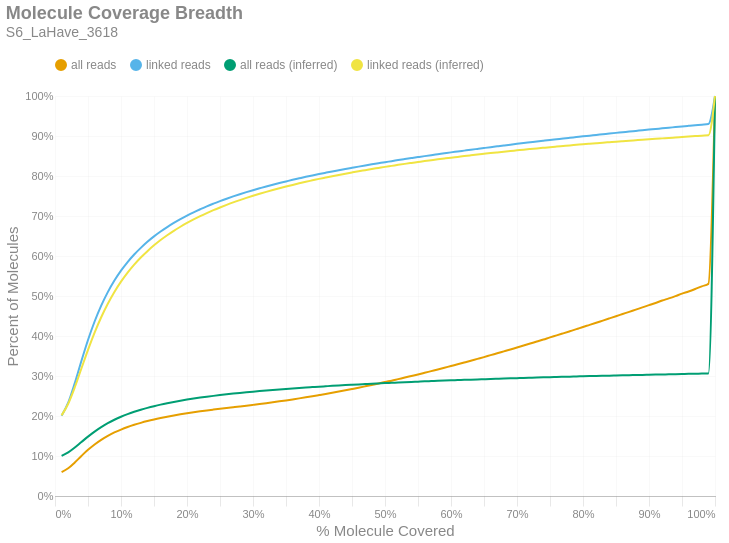

Write notebook code for a chart like this one.
### Markdown cell above
### Molecule Read Coverage
This chart shows molecule coverage breadth as computed by the number of bases aligned to that molecule. In other words, "*how much of each unique long molecule is actually sequenced/aligned?*" Keep in mind there is a distinction between sequences and alignments, since some sequences belonging to a particular molecule may not align well and wouldn't appear in the alignment data. This chart also shows molecule coverage breadth as computed by the *inferred fragment* from which the aligned sequences originate. Unlike read coverage, this calculation takes into account the total insert size, including unsequenced gaps between the forward and reverse reads. Like the previous figures, these are cumulative percents.

### Code cell
if SKIPLR:
    print_html(f"Skipped")
else:
    binned_df = consolidated_hist(valids['coverage_bp'], mask, 0.01, True)
    binned_df_inf = consolidated_hist(valids['coverage_inserts'], mask, 0.01, True)
    binned_df = binned_df.with_columns(pl.lit(binned_df_inf['all reads (cumsum)']).alias('all reads (inferred)'))
    binned_df = binned_df.with_columns(pl.lit(binned_df_inf['linked reads (cumsum)']).alias('linked reads (inferred)'))
    binned_df = binned_df.with_columns(
        (pl.col('bin').cast(pl.Float64) + 0.01).alias('right_edge')
    )

    with SafeRender(binned_df):
        (
            density_plot(binned_df, 'Molecule Coverage Breadth', samplename, 'molcov', ['all reads (inferred)','linked reads (inferred)'])
            .encode(
                #x=alt.X('bin:Q', title="% Molecule Covered").axis(format = '%').scale(padding=0),
                x=alt.X('right_edge:Q', title="% Molecule Covered").axis(format='%').scale(padding=0),
                y=alt.Y('value:Q', title='Percent of Molecules')
                    .axis(format='%')
                    .stack(False)
                    .scale(domainMin=0, padding=0),
                color=alt.Color("key:N").scale(domain = ["all reads", "linked reads", "all reads (inferred)", "linked reads (inferred)"]),
                tooltip = [
                    alt.Tooltip("key:N", title = "Data Type"),
                    alt.Tooltip("range_label:N", title="% Molecule Covered"),
                    alt.Tooltip("value:Q", format = ".2%", title="% Molecules")
                ]
            )
        ).display()

### Figure 1 — Vega-Lite specification as saved in the notebook (floating-point values rounded to 4 significant figures)
{"width": "container", "height": 400, "config": {"title": {"anchor": "start", "dy": -15, "fontSize": 18, "color": "#888888", "subtitleColor": "#888888", "subtitleFontSize": 14}, "arc": {"fill": "#0072B2"}, "axis": {"domainColor": "#888888", "domainWidth": 0.5, "gridWidth": 0.2, "grid": false, "titleFontWeight": 400, "titleFontSize": 15, "labelFontSize": 11, "labelColor": "#888888", "tickColor": "#888888", "tickWidth": 0.2, "titleColor": "#888888"}, "axisBand": {"grid": false}, "axisX": {"grid": true, "tickSize": 10, "domainCap": "round"}, "axisY": {"domain": false, "grid": true, "tickSize": 0, "domainCap": "round"}, "background": "transparent", "header": {"labelFontSize": 15, "labelColor": "#888888", "titleFontSize": 15, "titleFontWeight": 600, "titleColor": "#888888"}, "legend": {"labelFont": "sans-serif", "labelFontSize": 12, "labelColor": "#888888", "symbolSize": 100, "symbolType": "circle", "titleFontSize": 12, "titlePadding": 10, "titleColor": "#888888", "title": null, "orient": "top"}, "range": {"category": ["#E69F00", "#56B4E9", "#009E73", "#F0E442", "#0072B2", "#D55E00", "#CC79A7", "#000000"], "diverging": ["#cfe8f3", "#a2d4ec", "#73bfe2", "#46abdb", "#1696d2", "#12719e"]}, "area": {"fill": "#0072B2", "fillOpacity": 0.7, "line": true, "strokeOpacity": 0.7}, "line": {"color": "#0072B2", "stroke": "#0072B2", "strokeWidth": 2}, "trail": {"color": "#0072B2", "stroke": "#0072B2", "strokeWidth": 0, "size": 1}, "point": {"filled": true, "fillOpacity": 1.0, "size": 95}, "text": {"color": "#888888", "fontSize": 11, "align": "right", "fontWeight": 400, "size": 11}, "bar": {"fill": "#0072B2", "stroke": null}, "view": {"stroke": null, "continuousWidth": 660, "continuousHeight": 400}}, "data": {"name": "data-96473ac7eb64d1e7a03e0049aa2f3d5b"}, "mark": {"type": "line", "interpolate": "monotone", "point": {"opacity": 0, "size": 275}}, "encoding": {"color": {"field": "key", "scale": {"domain": ["all reads", "linked reads", "all reads (inferred)", "linked reads (inferred)"]}, "type": "nominal"}, "tooltip": [{"field": "key", "title": "Data Type", "type": "nominal"}, {"field": "range_label", "title": "% Molecule Covered", "type": "nominal"}, {"field": "value", "format": ".2%", "title": "% Molecules", "type": "quantitative"}], "x": {"axis": {"format": "%"}, "field": "right_edge", "scale": {"padding": 0}, "title": "% Molecule Covered", "type": "quantitative"}, "y": {"axis": {"format": "%"}, "field": "value", "scale": {"domainMin": 0, "padding": 0}, "stack": false, "title": "Percent of Molecules", "type": "quantitative"}}, "params": [{"name": "param_c36ac31b6afebe62", "select": {"type": "point", "fields": ["key"]}, "bind": "legend"}], "title": {"text": "Molecule Coverage Breadth", "subtitle": "S6_LaHave_3618"}, "transform": [{"fold": ["all reads (cumsum)", "linked reads (cumsum)", "all reads (inferred)", "linked reads (inferred)"]}, {"calculate": "replace(datum.key, ' (cumsum)', '')", "as": "key"}, {"filter": {"param": "param_c36ac31b6afebe62"}}], "usermeta": {"embedOptions": {"downloadFileName": "S6_LaHave_3618.molcov"}}, "$schema": "https://vega.github.io/schema/vega-lite/v6.1.0.json", "datasets": {"data-96473ac7eb64d1e7a03e0049aa2f3d5b": [{"bin": "0.0", "interval": "0.0-0.01", "all reads": 0.05982, "linked reads": 0.2007, "all reads (cumsum)": 0.05982, "linked reads (cumsum)": 0.2007, "range_label": "0.0-0.01", "all reads (inferred)": 0.1003, "linked reads (inferred)": 0.2016, "right_edge": 0.01}, {"bin": "0.01", "interval": "0.01-0.02", "all reads": 0.009628, "linked reads": 0.03241, "all reads (cumsum)": 0.06945, "linked reads (cumsum)": 0.2331, "range_label": "0.01-0.02", "all reads (inferred)": 0.109, "linked reads (inferred)": 0.2307, "right_edge": 0.02}, {"bin": "0.02", "interval": "0.02-0.03", "all reads": 0.01448, "linked reads": 0.04929, "all reads (cumsum)": 0.08393, "linked reads (cumsum)": 0.2824, "range_label": "0.02-0.03", "all reads (inferred)": 0.1212, "linked reads (inferred)": 0.2719, "right_edge": 0.03}, {"bin": "0.03", "interval": "0.03-0.04", "all reads": 0.01616, "linked reads": 0.05518, "all reads (cumsum)": 0.1001, "linked reads (cumsum)": 0.3376, "range_label": "0.03-0.04", "all reads (inferred)": 0.1349, "linked reads (inferred)": 0.3187, "right_edge": 0.04}, {"bin": "0.04", "interval": "0.04-0.05", "all reads": 0.01532, "linked reads": 0.05246, "all reads (cumsum)": 0.1154, "linked reads (cumsum)": 0.3901, "range_label": "0.04-0.05", "all reads (inferred)": 0.1485, "linked reads (inferred)": 0.3654, "right_edge": 0.05}, {"bin": "0.05", "interval": "0.05-0.06", "all reads": 0.01349, "linked reads": 0.04616, "all reads (cumsum)": 0.1289, "linked reads (cumsum)": 0.4362, "range_label": "0.05-0.06", "all reads (inferred)": 0.161, "linked reads (inferred)": 0.4085, "right_edge": 0.06}, {"bin": "0.06", "interval": "0.06-0.07", "all reads": 0.01159, "linked reads": 0.03965, "all reads (cumsum)": 0.1405, "linked reads (cumsum)": 0.4759, "range_label": "0.06-0.07", "all reads (inferred)": 0.1722, "linked reads (inferred)": 0.4469, "right_edge": 0.07}, {"bin": "0.07", "interval": "0.07-0.08", "all reads": 0.009886, "linked reads": 0.03382, "all reads (cumsum)": 0.1504, "linked reads (cumsum)": 0.5097, "range_label": "0.07-0.08", "all reads (inferred)": 0.1821, "linked reads (inferred)": 0.4807, "right_edge": 0.08}, {"bin": "0.08", "interval": "0.08-0.09", "all reads": 0.008474, "linked reads": 0.02896, "all reads (cumsum)": 0.1588, "linked reads (cumsum)": 0.5387, "range_label": "0.08-0.09", "all reads (inferred)": 0.1906, "linked reads (inferred)": 0.5102, "right_edge": 0.09}, {"bin": "0.09", "interval": "0.09-0.1", "all reads": 0.007266, "linked reads": 0.02476, "all reads (cumsum)": 0.1661, "linked reads (cumsum)": 0.5634, "range_label": "0.09-0.1", "all reads (inferred)": 0.1981, "linked reads (inferred)": 0.5358, "right_edge": 0.1}, {"bin": "0.1", "interval": "0.1-0.11", "all reads": 0.006319, "linked reads": 0.02148, "all reads (cumsum)": 0.1724, "linked reads (cumsum)": 0.5849, "range_label": "0.1-0.11", "all reads (inferred)": 0.2047, "linked reads (inferred)": 0.5584, "right_edge": 0.11}, {"bin": "0.11", "interval": "0.11-0.12", "all reads": 0.005537, "linked reads": 0.01884, "all reads (cumsum)": 0.178, "linked reads (cumsum)": 0.6038, "range_label": "0.11-0.12", "all reads (inferred)": 0.2105, "linked reads (inferred)": 0.5783, "right_edge": 0.12}, {"bin": "0.12", "interval": "0.12-0.13", "all reads": 0.004896, "linked reads": 0.01663, "all reads (cumsum)": 0.1829, "linked reads (cumsum)": 0.6204, "range_label": "0.12-0.13", "all reads (inferred)": 0.2157, "linked reads (inferred)": 0.5962, "right_edge": 0.13}, {"bin": "0.13", "interval": "0.13-0.14", "all reads": 0.004445, "linked reads": 0.01509, "all reads (cumsum)": 0.1873, "linked reads (cumsum)": 0.6355, "range_label": "0.13-0.14", "all reads (inferred)": 0.2204, "linked reads (inferred)": 0.6121, "right_edge": 0.14}, {"bin": "0.14", "interval": "0.14-0.15", "all reads": 0.003992, "linked reads": 0.01352, "all reads (cumsum)": 0.1913, "linked reads (cumsum)": 0.649, "range_label": "0.14-0.15", "all reads (inferred)": 0.2246, "linked reads (inferred)": 0.6266, "right_edge": 0.15}, {"bin": "0.15", "interval": "0.15-0.16", "all reads": 0.003615, "linked reads": 0.01219, "all reads (cumsum)": 0.1949, "linked reads (cumsum)": 0.6612, "range_label": "0.15-0.16", "all reads (inferred)": 0.2285, "linked reads (inferred)": 0.6399, "right_edge": 0.16}, {"bin": "0.16", "interval": "0.16-0.17", "all reads": 0.00332, "linked reads": 0.01115, "all reads (cumsum)": 0.1982, "linked reads (cumsum)": 0.6723, "range_label": "0.16-0.17", "all reads (inferred)": 0.232, "linked reads (inferred)": 0.6519, "right_edge": 0.17}, {"bin": "0.17", "interval": "0.17-0.18", "all reads": 0.003081, "linked reads": 0.0103, "all reads (cumsum)": 0.2013, "linked reads (cumsum)": 0.6826, "range_label": "0.17-0.18", "all reads (inferred)": 0.2352, "linked reads (inferred)": 0.6629, "right_edge": 0.18}, {"bin": "0.18", "interval": "0.18-0.19", "all reads": 0.002849, "linked reads": 0.009452, "all reads (cumsum)": 0.2042, "linked reads (cumsum)": 0.6921, "range_label": "0.18-0.19", "all reads (inferred)": 0.2382, "linked reads (inferred)": 0.6732, "right_edge": 0.19}, {"bin": "0.19", "interval": "0.19-0.2", "all reads": 0.002687, "linked reads": 0.008869, "all reads (cumsum)": 0.2069, "linked reads (cumsum)": 0.701, "range_label": "0.19-0.2", "all reads (inferred)": 0.241, "linked reads (inferred)": 0.6827, "right_edge": 0.2}, {"bin": "0.2", "interval": "0.2-0.21", "all reads": 0.002509, "linked reads": 0.008252, "all reads (cumsum)": 0.2094, "linked reads (cumsum)": 0.7092, "range_label": "0.2-0.21", "all reads (inferred)": 0.2436, "linked reads (inferred)": 0.6914, "right_edge": 0.21}, {"bin": "0.21", "interval": "0.21-0.22", "all reads": 0.002349, "linked reads": 0.007593, "all reads (cumsum)": 0.2117, "linked reads (cumsum)": 0.7168, "range_label": "0.21-0.22", "all reads (inferred)": 0.246, "linked reads (inferred)": 0.6997, "right_edge": 0.22}, {"bin": "0.22", "interval": "0.22-0.23", "all reads": 0.002269, "linked reads": 0.007302, "all reads (cumsum)": 0.214, "linked reads (cumsum)": 0.7241, "range_label": "0.22-0.23", "all reads (inferred)": 0.2482, "linked reads (inferred)": 0.7073, "right_edge": 0.23}, {"bin": "0.23", "interval": "0.23-0.24", "all reads": 0.00211, "linked reads": 0.006698, "all reads (cumsum)": 0.2161, "linked reads (cumsum)": 0.7308, "range_label": "0.23-0.24", "all reads (inferred)": 0.2503, "linked reads (inferred)": 0.7145, "right_edge": 0.24}, {"bin": "0.24", "interval": "0.24-0.25", "all reads": 0.002044, "linked reads": 0.006411, "all reads (cumsum)": 0.2181, "linked reads (cumsum)": 0.7372, "range_label": "0.24-0.25", "all reads (inferred)": 0.2523, "linked reads (inferred)": 0.7213, "right_edge": 0.25}, {"bin": "0.25", "interval": "0.25-0.26", "all reads": 0.001938, "linked reads": 0.006021, "all reads (cumsum)": 0.2201, "linked reads (cumsum)": 0.7432, "range_label": "0.25-0.26", "all reads (inferred)": 0.2542, "linked reads (inferred)": 0.7278, "right_edge": 0.26}, {"bin": "0.26", "interval": "0.26-0.27", "all reads": 0.001888, "linked reads": 0.005731, "all reads (cumsum)": 0.222, "linked reads (cumsum)": 0.749, "range_label": "0.26-0.27", "all reads (inferred)": 0.256, "linked reads (inferred)": 0.734, "right_edge": 0.27}, {"bin": "0.27", "interval": "0.27-0.28", "all reads": 0.001895, "linked reads": 0.005447, "all reads (cumsum)": 0.2239, "linked reads (cumsum)": 0.7544, "range_label": "0.27-0.28", "all reads (inferred)": 0.2577, "linked reads (inferred)": 0.7397, "right_edge": 0.28}, {"bin": "0.28", "interval": "0.28-0.29", "all reads": 0.001934, "linked reads": 0.00518, "all reads (cumsum)": 0.2258, "linked reads (cumsum)": 0.7596, "range_label": "0.28-0.29", "all reads (inferred)": 0.2593, "linked reads (inferred)": 0.7452, "right_edge": 0.29}, {"bin": "0.29", "interval": "0.29-0.3", "all reads": 0.002019, "linked reads": 0.004984, "all reads (cumsum)": 0.2278, "linked reads (cumsum)": 0.7646, "range_label": "0.29-0.3", "all reads (inferred)": 0.2609, "linked reads (inferred)": 0.7505, "right_edge": 0.3}, {"bin": "0.3", "interval": "0.3-0.31", "all reads": 0.002057, "linked reads": 0.004676, "all reads (cumsum)": 0.2299, "linked reads (cumsum)": 0.7693, "range_label": "0.3-0.31", "all reads (inferred)": 0.2624, "linked reads (inferred)": 0.7556, "right_edge": 0.31}, {"bin": "0.31", "interval": "0.31-0.32", "all reads": 0.002178, "linked reads": 0.004615, "all reads (cumsum)": 0.2321, "linked reads (cumsum)": 0.7739, "range_label": "0.31-0.32", "all reads (inferred)": 0.2638, "linked reads (inferred)": 0.7604, "right_edge": 0.32}, {"bin": "0.32", "interval": "0.32-0.33", "all reads": 0.002249, "linked reads": 0.004355, "all reads (cumsum)": 0.2343, "linked reads (cumsum)": 0.7782, "range_label": "0.32-0.33", "all reads (inferred)": 0.2651, "linked reads (inferred)": 0.765, "right_edge": 0.33}, {"bin": "0.33", "interval": "0.33-0.34", "all reads": 0.002302, "linked reads": 0.004155, "all reads (cumsum)": 0.2366, "linked reads (cumsum)": 0.7824, "range_label": "0.33-0.34", "all reads (inferred)": 0.2664, "linked reads (inferred)": 0.7694, "right_edge": 0.34}, {"bin": "0.34", "interval": "0.34-0.35", "all reads": 0.002382, "linked reads": 0.004028, "all reads (cumsum)": 0.239, "linked reads (cumsum)": 0.7864, "range_label": "0.34-0.35", "all reads (inferred)": 0.2677, "linked reads (inferred)": 0.7736, "right_edge": 0.35}, {"bin": "0.35", "interval": "0.35-0.36", "all reads": 0.002521, "linked reads": 0.004039, "all reads (cumsum)": 0.2415, "linked reads (cumsum)": 0.7904, "range_label": "0.35-0.36", "all reads (inferred)": 0.2689, "linked reads (inferred)": 0.7777, "right_edge": 0.36}, {"bin": "0.36", "interval": "0.36-0.37", "all reads": 0.002551, "linked reads": 0.003736, "all reads (cumsum)": 0.2441, "linked reads (cumsum)": 0.7942, "range_label": "0.36-0.37", "all reads (inferred)": 0.2701, "linked reads (inferred)": 0.7817, "right_edge": 0.37}, {"bin": "0.37", "interval": "0.37-0.38", "all reads": 0.002668, "linked reads": 0.003711, "all reads (cumsum)": 0.2467, "linked reads (cumsum)": 0.7979, "range_label": "0.37-0.38", "all reads (inferred)": 0.2712, "linked reads (inferred)": 0.7855, "right_edge": 0.38}, {"bin": "0.38", "interval": "0.38-0.39", "all reads": 0.002739, "linked reads": 0.003562, "all reads (cumsum)": 0.2495, "linked reads (cumsum)": 0.8015, "range_label": "0.38-0.39", "all reads (inferred)": 0.2723, "linked reads (inferred)": 0.7892, "right_edge": 0.39}, {"bin": "0.39", "interval": "0.39-0.4", "all reads": 0.002822, "linked reads": 0.003418, "all reads (cumsum)": 0.2523, "linked reads (cumsum)": 0.8049, "range_label": "0.39-0.4", "all reads (inferred)": 0.2734, "linked reads (inferred)": 0.7928, "right_edge": 0.4}, {"bin": "0.4", "interval": "0.4-0.41", "all reads": 0.002858, "linked reads": 0.003275, "all reads (cumsum)": 0.2551, "linked reads (cumsum)": 0.8081, "range_label": "0.4-0.41", "all reads (inferred)": 0.2744, "linked reads (inferred)": 0.7962, "right_edge": 0.41}, {"bin": "0.41", "interval": "0.41-0.42", "all reads": 0.00296, "linked reads": 0.003219, "all reads (cumsum)": 0.2581, "linked reads (cumsum)": 0.8114, "range_label": "0.41-0.42", "all reads (inferred)": 0.2753, "linked reads (inferred)": 0.7995, "right_edge": 0.42}, {"bin": "0.42", "interval": "0.42-0.43", "all reads": 0.003068, "linked reads": 0.003081, "all reads (cumsum)": 0.2612, "linked reads (cumsum)": 0.8144, "range_label": "0.42-0.43", "all reads (inferred)": 0.2763, "linked reads (inferred)": 0.8027, "right_edge": 0.43}, {"bin": "0.43", "interval": "0.43-0.44", "all reads": 0.003129, "linked reads": 0.003039, "all reads (cumsum)": 0.2643, "linked reads (cumsum)": 0.8175, "range_label": "0.43-0.44", "all reads (inferred)": 0.2772, "linked reads (inferred)": 0.8059, "right_edge": 0.44}, {"bin": "0.44", "interval": "0.44-0.45", "all reads": 0.003225, "linked reads": 0.002994, "all reads (cumsum)": 0.2675, "linked reads (cumsum)": 0.8205, "range_label": "0.44-0.45", "all reads (inferred)": 0.2781, "linked reads (inferred)": 0.8089, "right_edge": 0.45}, {"bin": "0.45", "interval": "0.45-0.46", "all reads": 0.003283, "linked reads": 0.002976, "all reads (cumsum)": 0.2708, "linked reads (cumsum)": 0.8235, "range_label": "0.45-0.46", "all reads (inferred)": 0.279, "linked reads (inferred)": 0.8118, "right_edge": 0.46}, {"bin": "0.46", "interval": "0.46-0.47", "all reads": 0.00341, "linked reads": 0.002873, "all reads (cumsum)": 0.2742, "linked reads (cumsum)": 0.8263, "range_label": "0.46-0.47", "all reads (inferred)": 0.2798, "linked reads (inferred)": 0.8146, "right_edge": 0.47}, {"bin": "0.47", "interval": "0.47-0.48", "all reads": 0.00347, "linked reads": 0.002792, "all reads (cumsum)": 0.2777, "linked reads (cumsum)": 0.8291, "range_label": "0.47-0.48", "all reads (inferred)": 0.2807, "linked reads (inferred)": 0.8175, "right_edge": 0.48}, {"bin": "0.48", "interval": "0.48-0.49", "all reads": 0.003453, "linked reads": 0.002716, "all reads (cumsum)": 0.2811, "linked reads (cumsum)": 0.8318, "range_label": "0.48-0.49", "all reads (inferred)": 0.2815, "linked reads (inferred)": 0.8201, "right_edge": 0.49}, {"bin": "0.49", "interval": "0.49-0.5", "all reads": 0.003853, "linked reads": 0.002775, "all reads (cumsum)": 0.285, "linked reads (cumsum)": 0.8346, "range_label": "0.49-0.5", "all reads (inferred)": 0.2823, "linked reads (inferred)": 0.8228, "right_edge": 0.5}, {"bin": "0.5", "interval": "0.5-0.51", "all reads": 0.003384, "linked reads": 0.002471, "all reads (cumsum)": 0.2884, "linked reads (cumsum)": 0.8371, "range_label": "0.5-0.51", "all reads (inferred)": 0.283, "linked reads (inferred)": 0.8253, "right_edge": 0.51}, {"bin": "0.51", "interval": "0.51-0.52", "all reads": 0.003859, "linked reads": 0.002653, "all reads (cumsum)": 0.2922, "linked reads (cumsum)": 0.8397, "range_label": "0.51-0.52", "all reads (inferred)": 0.2838, "linked reads (inferred)": 0.8279, "right_edge": 0.52}, {"bin": "0.52", "interval": "0.52-0.53", "all reads": 0.003781, "linked reads": 0.002531, "all reads (cumsum)": 0.296, "linked reads (cumsum)": 0.8423, "range_label": "0.52-0.53", "all reads (inferred)": 0.2845, "linked reads (inferred)": 0.8303, "right_edge": 0.53}, {"bin": "0.53", "interval": "0.53-0.54", "all reads": 0.003929, "linked reads": 0.002492, "all reads (cumsum)": 0.2999, "linked reads (cumsum)": 0.8448, "range_label": "0.53-0.54", "all reads (inferred)": 0.2852, "linked reads (inferred)": 0.8326, "right_edge": 0.54}, {"bin": "0.54", "interval": "0.54-0.55", "all reads": 0.003916, "linked reads": 0.002486, "all reads (cumsum)": 0.3039, "linked reads (cumsum)": 0.8472, "range_label": "0.54-0.55", "all reads (inferred)": 0.2859, "linked reads (inferred)": 0.835, "right_edge": 0.55}, {"bin": "0.55", "interval": "0.55-0.56", "all reads": 0.004117, "linked reads": 0.002466, "all reads (cumsum)": 0.308, "linked reads (cumsum)": 0.8497, "range_label": "0.55-0.56", "all reads (inferred)": 0.2866, "linked reads (inferred)": 0.8373, "right_edge": 0.56}, {"bin": "0.56", "interval": "0.56-0.57", "all reads": 0.004157, "linked reads": 0.002402, "all reads (cumsum)": 0.3121, "linked reads (cumsum)": 0.8521, "range_label": "0.56-0.57", "all reads (inferred)": 0.2873, "linked reads (inferred)": 0.8394, "right_edge": 0.57}, {"bin": "0.57", "interval": "0.57-0.58", "all reads": 0.004138, "linked reads": 0.002314, "all reads (cumsum)": 0.3163, "linked reads (cumsum)": 0.8544, "range_label": "0.57-0.58", "all reads (inferred)": 0.2879, "linked reads (inferred)": 0.8416, "right_edge": 0.58}, {"bin": "0.58", "interval": "0.58-0.59", "all reads": 0.004238, "linked reads": 0.002318, "all reads (cumsum)": 0.3205, "linked reads (cumsum)": 0.8567, "range_label": "0.58-0.59", "all reads (inferred)": 0.2885, "linked reads (inferred)": 0.8437, "right_edge": 0.59}, {"bin": "0.59", "interval": "0.59-0.6", "all reads": 0.004418, "linked reads": 0.002316, "all reads (cumsum)": 0.3249, "linked reads (cumsum)": 0.8591, "range_label": "0.59-0.6", "all reads (inferred)": 0.2892, "linked reads (inferred)": 0.8458, "right_edge": 0.6}, {"bin": "0.6", "interval": "0.6-0.61", "all reads": 0.004242, "linked reads": 0.00216, "all reads (cumsum)": 0.3292, "linked reads (cumsum)": 0.8612, "range_label": "0.6-0.61", "all reads (inferred)": 0.2898, "linked reads (inferred)": 0.8478, "right_edge": 0.61}, {"bin": "0.61", "interval": "0.61-0.62", "all reads": 0.004472, "linked reads": 0.002205, "all reads (cumsum)": 0.3336, "linked reads (cumsum)": 0.8634, "range_label": "0.61-0.62", "all reads (inferred)": 0.2904, "linked reads (inferred)": 0.8498, "right_edge": 0.62}, {"bin": "0.62", "interval": "0.62-0.63", "all reads": 0.004498, "linked reads": 0.002202, "all reads (cumsum)": 0.3381, "linked reads (cumsum)": 0.8656, "range_label": "0.62-0.63", "all reads (inferred)": 0.2909, "linked reads (inferred)": 0.8517, "right_edge": 0.63}, {"bin": "0.63", "interval": "0.63-0.64", "all reads": 0.004583, "linked reads": 0.002154, "all reads (cumsum)": 0.3427, "linked reads (cumsum)": 0.8678, "range_label": "0.63-0.64", "all reads (inferred)": 0.2915, "linked reads (inferred)": 0.8536, "right_edge": 0.64}, {"bin": "0.64", "interval": "0.64-0.65", "all reads": 0.004534, "linked reads": 0.002151, "all reads (cumsum)": 0.3473, "linked reads (cumsum)": 0.8699, "range_label": "0.64-0.65", "all reads (inferred)": 0.2921, "linked reads (inferred)": 0.8554, "right_edge": 0.65}, {"bin": "0.65", "interval": "0.65-0.66", "all reads": 0.004832, "linked reads": 0.002138, "all reads (cumsum)": 0.3521, "linked reads (cumsum)": 0.8721, "range_label": "0.65-0.66", "all reads (inferred)": 0.2926, "linked reads (inferred)": 0.8572, "right_edge": 0.66}, {"bin": "0.66", "interval": "0.66-0.67", "all reads": 0.004638, "linked reads": 0.00209, "all reads (cumsum)": 0.3567, "linked reads (cumsum)": 0.8742, "range_label": "0.66-0.67", "all reads (inferred)": 0.2931, "linked reads (inferred)": 0.859, "right_edge": 0.67}, {"bin": "0.67", "interval": "0.67-0.68", "all reads": 0.004793, "linked reads": 0.002083, "all reads (cumsum)": 0.3615, "linked reads (cumsum)": 0.8762, "range_label": "0.67-0.68", "all reads (inferred)": 0.2937, "linked reads (inferred)": 0.8607, "right_edge": 0.68}, {"bin": "0.68", "interval": "0.68-0.69", "all reads": 0.004801, "linked reads": 0.002066, "all reads (cumsum)": 0.3663, "linked reads (cumsum)": 0.8783, "range_label": "0.68-0.69", "all reads (inferred)": 0.2942, "linked reads (inferred)": 0.8625, "right_edge": 0.69}, {"bin": "0.69", "interval": "0.69-0.7", "all reads": 0.004951, "linked reads": 0.002027, "all reads (cumsum)": 0.3713, "linked reads (cumsum)": 0.8803, "range_label": "0.69-0.7", "all reads (inferred)": 0.2947, "linked reads (inferred)": 0.8641, "right_edge": 0.7}, {"bin": "0.7", "interval": "0.7-0.71", "all reads": 0.004839, "linked reads": 0.001984, "all reads (cumsum)": 0.3761, "linked reads (cumsum)": 0.8823, "range_label": "0.7-0.71", "all reads (inferred)": 0.2952, "linked reads (inferred)": 0.8658, "right_edge": 0.71}, {"bin": "0.71", "interval": "0.71-0.72", "all reads": 0.004943, "linked reads": 0.001933, "all reads (cumsum)": 0.3811, "linked reads (cumsum)": 0.8843, "range_label": "0.71-0.72", "all reads (inferred)": 0.2957, "linked reads (inferred)": 0.8674, "right_edge": 0.72}, {"bin": "0.72", "interval": "0.72-0.73", "all reads": 0.005074, "linked reads": 0.001941, "all reads (cumsum)": 0.3861, "linked reads (cumsum)": 0.8862, "range_label": "0.72-0.73", "all reads (inferred)": 0.2962, "linked reads (inferred)": 0.869, "right_edge": 0.73}, {"bin": "0.73", "interval": "0.73-0.74", "all reads": 0.004992, "linked reads": 0.001909, "all reads (cumsum)": 0.3911, "linked reads (cumsum)": 0.8881, "range_label": "0.73-0.74", "all reads (inferred)": 0.2966, "linked reads (inferred)": 0.8705, "right_edge": 0.74}, {"bin": "0.74", "interval": "0.74-0.75", "all reads": 0.005342, "linked reads": 0.001897, "all reads (cumsum)": 0.3965, "linked reads (cumsum)": 0.89, "range_label": "0.74-0.75", "all reads (inferred)": 0.2971, "linked reads (inferred)": 0.8721, "right_edge": 0.75}, {"bin": "0.75", "interval": "0.75-0.76", "all reads": 0.005029, "linked reads": 0.001843, "all reads (cumsum)": 0.4015, "linked reads (cumsum)": 0.8918, "range_label": "0.75-0.76", "all reads (inferred)": 0.2975, "linked reads (inferred)": 0.8735, "right_edge": 0.76}, {"bin": "0.76", "interval": "0.76-0.77", "all reads": 0.005173, "linked reads": 0.001852, "all reads (cumsum)": 0.4067, "linked reads (cumsum)": 0.8937, "range_label": "0.76-0.77", "all reads (inferred)": 0.298, "linked reads (inferred)": 0.875, "right_edge": 0.77}, {"bin": "0.77", "interval": "0.77-0.78", "all reads": 0.005207, "linked reads": 0.001817, "all reads (cumsum)": 0.4119, "linked reads (cumsum)": 0.8955, "range_label": "0.77-0.78", "all reads (inferred)": 0.2984, "linked reads (inferred)": 0.8765, "right_edge": 0.78}, {"bin": "0.78", "interval": "0.78-0.79", "all reads": 0.005221, "linked reads": 0.001805, "all reads (cumsum)": 0.4171, "linked reads (cumsum)": 0.8973, "range_label": "0.78-0.79", "all reads (inferred)": 0.2989, "linked reads (inferred)": 0.8779, "right_edge": 0.79}, {"bin": "0.79", "interval": "0.79-0.8", "all reads": 0.005549, "linked reads": 0.001816, "all reads (cumsum)": 0.4226, "linked reads (cumsum)": 0.8991, "range_label": "0.79-0.8", "all reads (inferred)": 0.2993, "linked reads (inferred)": 0.8793, "right_edge": 0.8}, {"bin": "0.8", "interval": "0.8-0.81", "all reads": 0.00512, "linked reads": 0.001714, "all reads (cumsum)": 0.4278, "linked reads (cumsum)": 0.9008, "range_label": "0.8-0.81", "all reads (inferred)": 0.2997, "linked reads (inferred)": 0.8807, "right_edge": 0.81}, {"bin": "0.81", "interval": "0.81-0.82", "all reads": 0.005321, "linked reads": 0.001777, "all reads (cumsum)": 0.4331, "linked reads (cumsum)": 0.9026, "range_label": "0.81-0.82", "all reads (inferred)": 0.3001, "linked reads (inferred)": 0.882, "right_edge": 0.82}, {"bin": "0.82", "interval": "0.82-0.83", "all reads": 0.005443, "linked reads": 0.001726, "all reads (cumsum)": 0.4385, "linked reads (cumsum)": 0.9044, "range_label": "0.82-0.83", "all reads (inferred)": 0.3005, "linked reads (inferred)": 0.8833, "right_edge": 0.83}, {"bin": "0.83", "interval": "0.83-0.84", "all reads": 0.005416, "linked reads": 0.001761, "all reads (cumsum)": 0.4439, "linked reads (cumsum)": 0.9061, "range_label": "0.83-0.84", "all reads (inferred)": 0.3009, "linked reads (inferred)": 0.8846, "right_edge": 0.84}, {"bin": "0.84", "interval": "0.84-0.85", "all reads": 0.005403, "linked reads": 0.001688, "all reads (cumsum)": 0.4493, "linked reads (cumsum)": 0.9078, "range_label": "0.84-0.85", "all reads (inferred)": 0.3013, "linked reads (inferred)": 0.8858, "right_edge": 0.85}, {"bin": "0.85", "interval": "0.85-0.86", "all reads": 0.005532, "linked reads": 0.00165, "all reads (cumsum)": 0.4549, "linked reads (cumsum)": 0.9095, "range_label": "0.85-0.86", "all reads (inferred)": 0.3017, "linked reads (inferred)": 0.887, "right_edge": 0.86}, {"bin": "0.86", "interval": "0.86-0.87", "all reads": 0.005506, "linked reads": 0.001709, "all reads (cumsum)": 0.4604, "linked reads (cumsum)": 0.9112, "range_label": "0.86-0.87", "all reads (inferred)": 0.302, "linked reads (inferred)": 0.8882, "right_edge": 0.87}, {"bin": "0.87", "interval": "0.87-0.88", "all reads": 0.0056, "linked reads": 0.001607, "all reads (cumsum)": 0.466, "linked reads (cumsum)": 0.9128, "range_label": "0.87-0.88", "all reads (inferred)": 0.3024, "linked reads (inferred)": 0.8894, "right_edge": 0.88}, {"bin": "0.88", "interval": "0.88-0.89", "all reads": 0.005505, "linked reads": 0.001655, "all reads (cumsum)": 0.4715, "linked reads (cumsum)": 0.9144, "range_label": "0.88-0.89", "all reads (inferred)": 0.3028, "linked reads (inferred)": 0.8906, "right_edge": 0.89}, {"bin": "0.89", "interval": "0.89-0.9", "all reads": 0.005663, "linked reads": 0.001579, "all reads (cumsum)": 0.4772, "linked reads (cumsum)": 0.916, "range_label": "0.89-0.9", "all reads (inferred)": 0.3031, "linked reads (inferred)": 0.8918, "right_edge": 0.9}, {"bin": "0.9", "interval": "0.9-0.91", "all reads": 0.005403, "linked reads": 0.001544, "all reads (cumsum)": 0.4826, "linked reads (cumsum)": 0.9175, "range_label": "0.9-0.91", "all reads (inferred)": 0.3035, "linked reads (inferred)": 0.8929, "right_edge": 0.91}, {"bin": "0.91", "interval": "0.91-0.92", "all reads": 0.006097, "linked reads": 0.001616, "all reads (cumsum)": 0.4887, "linked reads (cumsum)": 0.9192, "range_label": "0.91-0.92", "all reads (inferred)": 0.3039, "linked reads (inferred)": 0.8941, "right_edge": 0.92}, {"bin": "0.92", "interval": "0.92-0.93", "all reads": 0.00529, "linked reads": 0.001547, "all reads (cumsum)": 0.4939, "linked reads (cumsum)": 0.9207, "range_label": "0.92-0.93", "all reads (inferred)": 0.3042, "linked reads (inferred)": 0.8952, "right_edge": 0.93}, {"bin": "0.93", "interval": "0.93-0.94", "all reads": 0.005772, "linked reads": 0.001601, "all reads (cumsum)": 0.4997, "linked reads (cumsum)": 0.9223, "range_label": "0.93-0.94", "all reads (inferred)": 0.3046, "linked reads (inferred)": 0.8963, "right_edge": 0.94}, {"bin": "0.94", "interval": "0.94-0.95", "all reads": 0.006315, "linked reads": 0.001564, "all reads (cumsum)": 0.506, "linked reads (cumsum)": 0.9239, "range_label": "0.94-0.95", "all reads (inferred)": 0.3049, "linked reads (inferred)": 0.8975, "right_edge": 0.95}, {"bin": "0.95", "interval": "0.95-0.96", "all reads": 0.005333, "linked reads": 0.001498, "all reads (cumsum)": 0.5114, "linked reads (cumsum)": 0.9254, "range_label": "0.95-0.96", "all reads (inferred)": 0.3053, "linked reads (inferred)": 0.8986, "right_edge": 0.96}, {"bin": "0.96", "interval": "0.96-0.97", "all reads": 0.006178, "linked reads": 0.001483, "all reads (cumsum)": 0.5175, "linked reads (cumsum)": 0.9269, "range_label": "0.96-0.97", "all reads (inferred)": 0.3057, "linked reads (inferred)": 0.8997, "right_edge": 0.97}, {"bin": "0.97", "interval": "0.97-0.98", "all reads": 0.006675, "linked reads": 0.001434, "all reads (cumsum)": 0.5242, "linked reads (cumsum)": 0.9283, "range_label": "0.97-0.98", "all reads (inferred)": 0.3061, "linked reads (inferred)": 0.9008, "right_edge": 0.98}, {"bin": "0.98", "interval": "0.98-0.99", "all reads": 0.006154, "linked reads": 0.00155, "all reads (cumsum)": 0.5304, "linked reads (cumsum)": 0.9298, "range_label": "0.98-0.99", "all reads (inferred)": 0.3065, "linked reads (inferred)": 0.9016, "right_edge": 0.99}, {"bin": "0.99", "interval": "0.99-1.0", "all reads": 0.4696, "linked reads": 0.07016, "all reads (cumsum)": 1.0, "linked reads (cumsum)": 1.0, "range_label": "0.99-1.0", "all reads (inferred)": 1.0, "linked reads (inferred)": 1.0, "right_edge": 1.0}]}}
